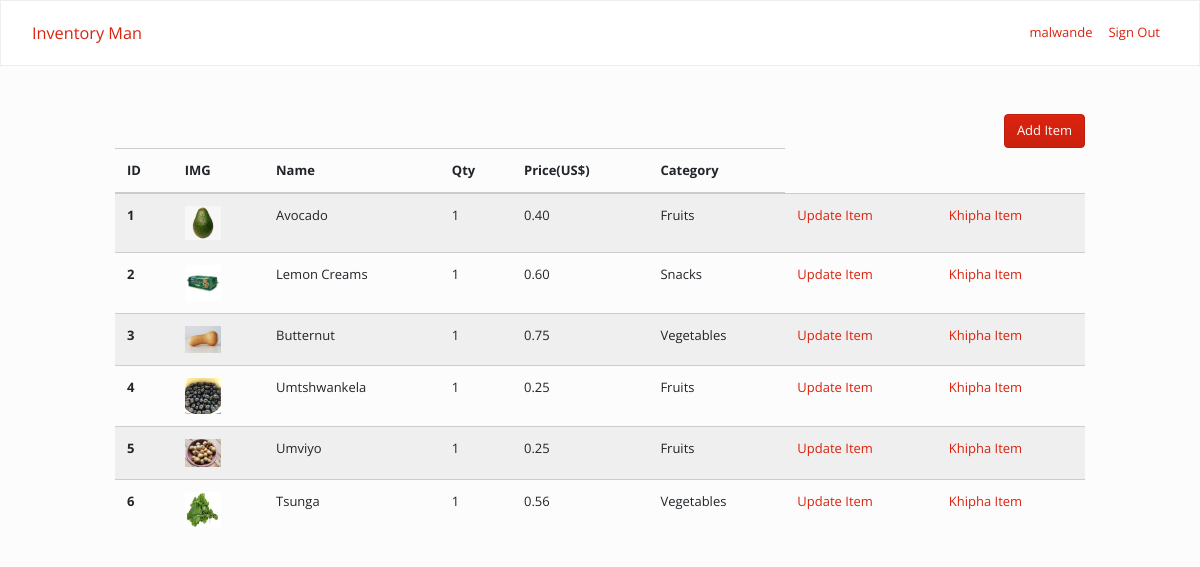
The app's page /inventory_man/dashboard/ (signed in) with its own data.
### inventory_man/models.py (models this page shows, shortened)
class InventoryItem(models.Model):
    name = models.CharField(max_length=200)
    quantity = models.IntegerField()
    category = models.ForeignKey('Category', on_delete=models.SET_NULL, blank=True, null=True)
    date_added = models.DateTimeField(auto_now_add=True)
    image = models.ImageField(upload_to ='images/')
    user = models.ForeignKey(User, on_delete=models.CASCADE)
    price= models.DecimalField(max_digits=10, decimal_places=2)

class Category(models.Model):
	name = models.CharField(max_length=200)
	class Meta:
		verbose_name_plural = 'categories'

### inventory_man/views.py (the view)
# urls.py: path("dashboard/", Dashboard.as_view(), name="dashboard"),
class Dashboard(View):
    def  get(self, request):
        items = InventoryItem.objects.filter(user=self.request.user.id).order_by("id")
        return render(request, 'dashboard.html', {"items": items})

### inventory_man/templates/dashboard.html (shortened to what this page needs)
{% extends 'base.html'%}
{% block content%}
    <div class="col-md-10 col-12 mx-auto mt-5">
        <div class="d-flex justify-content-end">
            <a href="{% url 'faka' %}" class="btn btn-primary">Add Item</a>
        </div>
        <table class="table table-hover table-striped">
				<thead>
					<tr>
						<th scope="col">ID</th>
						<th scope="col">IMG</th>
						<th scope="col">Name</th>
						<th scope="col">Qty</th>
						<th scope="col">Price(US$)</th>
						<th scope="col">Category</th>
					</tr>
				</thead>
				<tbody>
                {% for item in items %}
                <tr>
                    <th scope="row">{{ item.id }}</th>
					<td>
						<img src="{{ item.image.url }}" alt="Image" class="img-responsive" style="max-width: 36px; max-height: 100px;">
					 </td>
                    <td>{{ item.name }}</td>
                    <td>{{ item.quantity }}</td>
					<td>{{ item.price }}</td>
                    <td>{{ item.category.name }}</td>
					<td><a href="{% url 'change' item.id%}">Update Item</a></td>
					<td><a href="{% url 'khipha' item.id%}">Khipha Item</a></td>
                </tr>
                {% endfor %}
            </tbody>
        </table>
    </div>
{% endblock content%}

### inventory_man/templates/base.html (shortened to what this page needs)
<!DOCTYPE html>
<html lang="en">
<head>
    <link rel="stylesheet" href="https://cdn.jsdelivr.net/npm/bootswatch@4.5.2/dist/simplex/bootstrap.min.css">
</head>
<body>
    {%include 'navbar.html' %}
    {% block content%}
    {% endblock content%}
</body>
</html>

### inventory_man/templates/navbar.html (shortened to what this page needs)
<nav class="navbar navbar-expand-lg bg-light">
	<div class="container-fluid">
		<a class="navbar-brand" href="{% url 'inventory-man' %}">Inventory Man</a>
		<div class="collapse navbar-collapse justify-content-end" id="navbarNav">
			<ul class="navbar-nav">
				{% if user.is_authenticated %}
					<li class="nav-item">
						<a class="nav-link" href="#">{{ user.username }}</a>
					</li>
					<li class="nav-item">
						<a class="nav-link" href="{% url 'logout' %}">Sign Out</a>
					</li>
				{% endif %}
			</ul>
		</div>
	</div>
</nav>

### records on screen
InventoryItem: id "1", image (picture), name "Avocado", quantity "1", price "0.40", category.name "Fruits"
InventoryItem: id "2", image (picture), name "Lemon Creams", quantity "1", price "0.60", category.name "Snacks"
InventoryItem: id "3", image (picture), name "Butternut", quantity "1", price "0.75", category.name "Vegetables"
InventoryItem: id "4", image (picture), name "Umtshwankela", quantity "1", price "0.25", category.name "Fruits"
InventoryItem: id "5", image (picture), name "Umviyo", quantity "1", price "0.25", category.name "Fruits"
InventoryItem: id "6", image (picture), name "Tsunga", quantity "1", price "0.56", category.name "Vegetables"

### other values on screen
{{ user.username }} "malwande"
